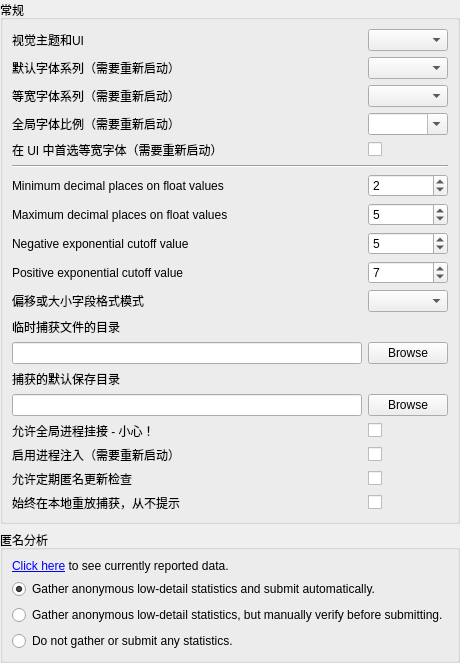
     <widget class="QWidget" name="general">
      <attribute name="title">
       <string>General</string>
      </attribute>
      <layout class="QVBoxLayout" name="verticalLayout_3">
       <property name="leftMargin">
        <number>0</number>
       </property>
       <property name="topMargin">
        <number>0</number>
       </property>
       <property name="rightMargin">
        <number>0</number>
       </property>
       <property name="bottomMargin">
        <number>0</number>
       </property>
       <item>
        <widget class="QGroupBox" name="groupBox">
         <property name="title">
          <string>常规</string>
         </property>
         <layout class="QGridLayout" name="gridLayout_5">
          <item row="0" column="0">
           <widget class="QLabel" name="UIStyle_label">
            <property name="text">
             <string>视觉主题和UI</string>
            </property>
           </widget>
          </item>
          <item row="0" column="1">
           <widget class="QComboBox" name="UIStyle">
            <property name="toolTip">
             <string>Selects the theme to display the UI in. These themes are available:&lt;br&gt;</string>
            </property>
            <property name="insertPolicy">
             <enum>QComboBox::InsertPolicy::NoInsert</enum>
            </property>
            <property name="sizeAdjustPolicy">
             <enum>QComboBox::SizeAdjustPolicy::AdjustToContents</enum>
            </property>
           </widget>
          </item>
          <item row="1" column="0">
           <widget class="QLabel" name="label_20">
            <property name="toolTip">
             <string>The default font family to be used for text. This will be overridden by the default monospace font if the below option for monospace override is chosen.</string>
            </property>
            <property name="text">
             <string>默认字体系列（需要重新启动）</string>
            </property>
           </widget>
          </item>
          <item row="1" column="1">
           <widget class="QComboBox" name="Font_Family">
            <property name="toolTip">
             <string>The default font family to be used for text. This will be overridden by the default monospace font if the below option for monospace override is chosen.</string>
            </property>
           </widget>
          </item>
          <item row="2" column="0">
           <widget class="QLabel" name="label_21">
            <property name="toolTip">
             <string>The default font family to be used for monospaced text, typically code display or tables of buffer data. If the below option for monospace override is chosen this font will be used for those extra places.</string>
            </property>
            <property name="text">
             <string>等宽字体系列（需要重新启动）</string>
            </property>
           </widget>
          </item>
          <item row="2" column="1">
           <widget class="QComboBox" name="Font_MonoFamily">
            <property name="toolTip">
             <string>The default font family to be used for monospaced text, typically code display or tables of buffer data. If the below option for monospace override is chosen this font will be used for those extra places.</string>
            </property>
           </widget>
          </item>
          <item row="3" column="0">
           <widget class="QLabel" name="label_27">
            <property name="toolTip">
             <string>A global scale for all fonts in the program. This will only scale text, icons and other UI elements will be scaled according to DPI settings as normal.</string>
            </property>
            <property name="text">
             <string>全局字体比例（需要重新启动）</string>
            </property>
           </widget>
          </item>
          <item row="3" column="1">
           <widget class="QComboBox" name="Font_GlobalScale">
            <property name="toolTip">
             <string>A global scale for all fonts in the program. This will only scale text, icons and other UI elements will be scaled according to DPI settings as normal.</string>
            </property>
            <property name="editable">
             <bool>true</bool>
            </property>
           </widget>
          </item>
          <item row="4" column="0">
           <widget class="QLabel" name="label_9">
            <property name="toolTip">
             <string>Prefer using a monospace font instead of the default font for places where resource names, action and marker names, and similar pieces of information are displayed.&lt;/p&gt;&lt;p&gt;&lt;br/&gt;&lt;/p&gt;&lt;p&gt;By default a monospaced font will only be used for places where fixed width is important such as code and numerical data displays.</string>
            </property>
            <property name="text">
             <string>在 UI 中首选等宽字体（需要重新启动）</string>
            </property>
           </widget>
          </item>
          <item row="4" column="1">
           <widget class="QCheckBox" name="Font_PreferMonospaced">
            <property name="toolTip">
             <string>Prefer using a monospace font instead of the default font for places where resource names, action and marker names, and similar pieces of information are displayed.&lt;/p&gt;&lt;p&gt;&lt;br/&gt;&lt;/p&gt;&lt;p&gt;By default a monospaced font will only be used for places where fixed width is important such as code and numerical data displays.</string>
            </property>
            <property name="text">
             <string/>
            </property>
           </widget>
          </item>
          <item row="5" column="0" colspan="2">
           <widget class="Line" name="line">
            <property name="orientation">
             <enum>Qt::Orientation::Horizontal</enum>
            </property>
           </widget>
          </item>
          <item row="6" column="0">
           <widget class="QLabel" name="label">
            <property name="toolTip">
             <string>At least this many decimal places will be displayed on floats.
e.g. a value of 2 means 0 will display as 0.00, 0.5 as 0.50. A value of 5 would display them as 0.00000 and 0.50000 respectively.</string>
            </property>
            <property name="text">
             <string>Minimum decimal places on float values</string>
            </property>
           </widget>
          </item>
          <item row="6" column="1">
           <widget class="QSpinBox" name="Formatter_MinFigures">
            <property name="toolTip">
             <string>Decimals will display at least this many digits.
e.g. a value of 2 means 0 will display as 0.00, 0.5 as 0.50</string>
            </property>
            <property name="value">
             <number>2</number>
            </property>
           </widget>
          </item>
          <item row="7" column="0">
           <widget class="QLabel" name="label_2">
            <property name="toolTip">
             <string>No more decimal places than this will be displayed on floats.
e.g. a value of 5 means 0.123456789 will display as 0.12345</string>
            </property>
            <property name="text">
             <string>Maximum decimal places on float values</string>
            </property>
           </widget>
          </item>
          <item row="7" column="1">
           <widget class="QSpinBox" name="Formatter_MaxFigures">
            <property name="toolTip">
             <string>No more decimal places than this will be displayed on floats.
e.g. a value of 5 means 0.123456789 will display as 0.12345 and 123.123456789 will display as 123.12345</string>
            </property>
            <property name="value">
             <number>5</number>
            </property>
           </widget>
          </item>
          <item row="8" column="0">
           <widget class="QLabel" name="label_3">
            <property name="toolTip">
             <string>Any numbers smaller than this exponent will be displayed in scientific notation.
E.g. a value of 3 means 0.005 / 10 = 5E-4</string>
            </property>
            <property name="text">
             <string>Negative exponential cutoff value</string>
            </property>
           </widget>
          </item>
          <item row="8" column="1">
           <widget class="QSpinBox" name="Formatter_NegExp">
            <property name="toolTip">
             <string>Any numbers smaller than this exponent will be displayed in scientific notation.
E.g. a value of 3 means 0.005 / 10 = 5E-4</string>
            </property>
            <property name="value">
             <number>5</number>
            </property>
           </widget>
          </item>
          <item row="9" column="0">
           <widget class="QLabel" name="label_4">
            <property name="toolTip">
             <string>Any numbers larger than this exponent will be displayed in scientific notation.
e.g. 1000 * 10 = 1e4</string>
            </property>
            <property name="text">
             <string>Positive exponential cutoff value</string>
            </property>
           </widget>
          </item>
          <item row="9" column="1">
           <widget class="QSpinBox" name="Formatter_PosExp">
            <property name="toolTip">
             <string>Any numbers larger than this exponent will be displayed in scientific notation.
e.g. 1000 * 10 = 1e4</string>
            </property>
            <property name="value">
             <number>7</number>
            </property>
            <property name="displayIntegerBase">
             <number>10</number>
            </property>
           </widget>
          </item>
          <item row="10" column="0">
           <widget class="QLabel" name="label_41">
            <property name="toolTip">
             <string>Formatting mode to use for fields marked as a byte offset or a byte size</string>
            </property>
            <property name="text">
             <string>偏移或大小字段格式模式</string>
            </property>
           </widget>
          </item>
          <item row="10" column="1">
           <widget class="QComboBox" name="Formatter_OffsetSizeDisplayMode">
            <property name="toolTip">
             <string>Auto: decimal by default and hexadecimal if above a certain threshold, Decimal: always use decimal, Hexadecimal: always use hexadecimal.</string>
            </property>
           </widget>
          </item>
          <item row="11" column="0">
           <widget class="QLabel" name="label_5">
            <property name="toolTip">
             <string>Changes the directory where capture files are saved after being created, until saved manually or deleted.

Defaults to %TEMP%.</string>
            </property>
            <property name="text">
             <string>临时捕获文件的目录</string>
            </property>
           </widget>
          </item>
          <item row="12" column="0">
           <widget class="QLineEdit" name="tempDirectory">
            <property name="toolTip">
             <string>Changes the directory where capture files are saved after being created, until saved manually or deleted.

Defaults to %TEMP%.</string>
            </property>
           </widget>
          </item>
          <item row="12" column="1">
           <widget class="QPushButton" name="browseTempCaptureDirectory">
            <property name="toolTip">
             <string>Changes the directory where capture files are saved after being created, until saved manually or deleted.

Defaults to %TEMP%.</string>
            </property>
            <property name="text">
             <string>Browse</string>
            </property>
           </widget>
          </item>
          <item row="13" column="0">
           <widget class="QLabel" name="label_6">
            <property name="toolTip">
             <string>Changes the default directory for the save dialog when saving capture files.

Defaults to blank, which follows system default behaviour.</string>
            </property>
            <property name="text">
             <string>捕获的默认保存目录</string>
            </property>
           </widget>
          </item>
          <item row="14" column="0">
           <widget class="QLineEdit" name="saveDirectory">
            <property name="toolTip">
             <string>Changes the default directory for the save dialog when saving capture files.

Defaults to blank, which follows system default behaviour.</string>
            </property>
           </widget>
          </item>
          <item row="14" column="1">
           <widget class="QPushButton" name="browseSaveCaptureDirectory">
            <property name="toolTip">
             <string>Changes the default directory for the save dialog when saving capture files.

Defaults to blank, which follows system default behaviour.</string>
            </property>
            <property name="text">
             <string>Browse</string>
            </property>
           </widget>
          </item>
          <item row="15" column="0">
           <widget class="QLabel" name="globalHookLabel">
            <property name="toolTip">
             <string>Enables functionality on the capture application window that will insert RenderDoc automatically
into all new processes created - then inject into the target (matching) executable.

Useful for capturing programs indirectly that can't easily be launched directly by RenderDoc

Since this is a global system hook it must be used carefully and only when necessary!</string>
            </property>
            <property name="text">
             <string>允许全局进程挂接 - 小心！</string>
            </property>
           </widget>
          </item>
          <item row="15" column="1">
           <widget class="QCheckBox" name="AllowGlobalHook">
            <property name="toolTip">
             <string>Enables functionality on the capture application window that will insert RenderDoc automatically
into all new processes created - then inject into the target (matching) executable.

Useful for capturing programs indirectly that can't easily be launched directly by RenderDoc

Since this is a global system hook it must be used carefully and only when necessary!</string>
            </property>
            <property name="text">
             <string/>
            </property>
           </widget>
          </item>
          <item row="16" column="0">
           <widget class="QLabel" name="injectProcLabel">
            <property name="toolTip">
             <string>Enables the ability to inject into processes on windows.

Injecting into processes can be unreliable and should only be used as a last resort when no other
methods succeed, it should not be used as a primary method of launching applications. Instead the
program should be launched through RenderDoc via the Launch Process panel.</string>
            </property>
            <property name="text">
             <string>启用进程注入（需要重新启动）</string>
            </property>
           </widget>
          </item>
          <item row="16" column="1">
           <widget class="QCheckBox" name="AllowProcessInject">
            <property name="toolTip">
             <string>Enables the ability to inject into processes on windows.

Injecting into processes can be unreliable and should only be used as a last resort when no other
methods succeed, it should not be used as a primary method of launching applications. Instead the
program should be launched through RenderDoc via the Launch Process panel.</string>
            </property>
            <property name="text">
             <string/>
            </property>
           </widget>
          </item>
          <item row="17" column="0">
           <widget class="QLabel" name="label_8">
            <property name="toolTip">
             <string>Allows RenderDoc to phone home to https://renderdoc.org to anonymously check for new versions.</string>
            </property>
            <property name="text">
             <string>允许定期匿名更新检查</string>
            </property>
           </widget>
          </item>
          <item row="17" column="1">
           <widget class="QCheckBox" name="CheckUpdate_AllowChecks">
            <property name="toolTip">
             <string>Allows RenderDoc to phone home to https://renderdoc.org to anonymously check for new versions.</string>
            </property>
            <property name="text">
             <string/>
            </property>
           </widget>
          </item>
          <item row="18" column="0">
           <widget class="QLabel" name="label_10">
            <property name="toolTip">
             <string>If a capture is marked as being created on a significantly different system (different OS or platform)
as is currently running, then by default the UI will prompt to ask if you want to replay on a remote context.

This option overrides that and will always replay locally if the local context is selected.</string>
            </property>
            <property name="text">
             <string>始终在本地重放捕获，从不提示</string>
            </property>
           </widget>
          </item>
          <item row="18" column="1">
           <widget class="QCheckBox" name="AlwaysReplayLocally">
            <property name="toolTip">
             <string>If a capture is marked as being created on a significantly different system (different OS or platform)
as is currently running, then by default the UI will prompt to ask if you want to replay on a remote context.

This option overrides that and will always replay locally if the local context is selected.</string>
            </property>
            <property name="text">
             <string/>
            </property>
           </widget>
          </item>
          <item row="19" column="1">
           <spacer name="verticalSpacer">
            <property name="orientation">
             <enum>Qt::Orientation::Vertical</enum>
            </property>
            <property name="sizeHint" stdset="0">
             <size>
              <width>0</width>
              <height>0</height>
             </size>
            </property>
           </spacer>
          </item>
         </layout>
        </widget>
       </item>
       <item>
        <widget class="QGroupBox" name="groupBox_9">
         <property name="title">
          <string>匿名分析</string>
         </property>
         <layout class="QVBoxLayout" name="verticalLayout_4">
          <item>
           <widget class="QLabel" name="analyticsDescribeLabel">
            <property name="text">
             <string>&lt;html&gt;&lt;head/&gt;&lt;body&gt;&lt;p&gt;&lt;a href=&quot;#analyticsDescribe&quot;&gt;Click here&lt;/a&gt; to see currently reported data.&lt;/p&gt;&lt;/body&gt;&lt;/html&gt;</string>
            </property>
           </widget>
          </item>
          <item>
           <widget class="QRadioButton" name="analyticsAutoSubmit">
            <property name="text">
             <string>Gather anonymous low-detail statistics and submit automatically.</string>
            </property>
            <property name="checked">
             <bool>true</bool>
            </property>
           </widget>
          </item>
          <item>
           <widget class="QRadioButton" name="analyticsManualCheck">
            <property name="text">
             <string>Gather anonymous low-detail statistics, but manually verify before submitting.</string>
            </property>
           </widget>
          </item>
          <item>
           <widget class="QRadioButton" name="analyticsOptOut">
            <property name="text">
             <string>Do not gather or submit any statistics.</string>
            </property>
           </widget>
          </item>
         </layout>
        </widget>
       </item>
      </layout>
     </widget>
